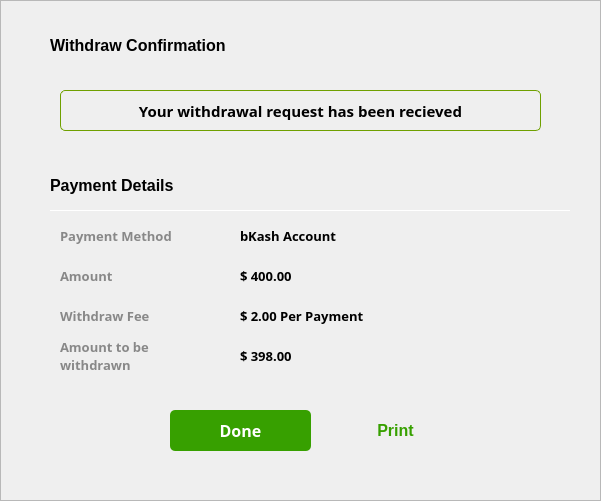
     <widget class="QFrame" name="frame_payment_3">
      <property name="geometry">
       <rect>
        <x>1071</x>
        <y>100</y>
        <width>601</width>
        <height>501</height>
       </rect>
      </property>
      <property name="frameShape">
       <enum>QFrame::StyledPanel</enum>
      </property>
      <property name="frameShadow">
       <enum>QFrame::Raised</enum>
      </property>
      <widget class="QLabel" name="label_withdraw_confirm">
       <property name="geometry">
        <rect>
         <x>50</x>
         <y>30</y>
         <width>261</width>
         <height>31</height>
        </rect>
       </property>
       <property name="font">
        <font>
         <family>Segoe UI</family>
         <pointsize>12</pointsize>
         <weight>75</weight>
         <bold>true</bold>
        </font>
       </property>
       <property name="focusPolicy">
        <enum>Qt::NoFocus</enum>
       </property>
       <property name="styleSheet">
        <string notr="true">background:none;
border:none;
border-radius: none;</string>
       </property>
       <property name="text">
        <string>Withdraw Confirmation</string>
       </property>
       <property name="alignment">
        <set>Qt::AlignLeading|Qt::AlignLeft|Qt::AlignVCenter</set>
       </property>
      </widget>
      <widget class="QLabel" name="label_wallet_payment_method_3">
       <property name="geometry">
        <rect>
         <x>60</x>
         <y>220</y>
         <width>111</width>
         <height>31</height>
        </rect>
       </property>
       <property name="font">
        <font>
         <family>Segoe UI Semibold</family>
         <pointsize>10</pointsize>
         <weight>75</weight>
         <bold>true</bold>
        </font>
       </property>
       <property name="focusPolicy">
        <enum>Qt::NoFocus</enum>
       </property>
       <property name="styleSheet">
        <string notr="true">background:none;
border:none;
color:#888888;
border-radius: none;</string>
       </property>
       <property name="text">
        <string>Payment Method</string>
       </property>
       <property name="alignment">
        <set>Qt::AlignLeading|Qt::AlignLeft|Qt::AlignVCenter</set>
       </property>
      </widget>
      <widget class="QLabel" name="label_wallet_amount_2">
       <property name="geometry">
        <rect>
         <x>60</x>
         <y>260</y>
         <width>111</width>
         <height>31</height>
        </rect>
       </property>
       <property name="font">
        <font>
         <family>Segoe UI Semibold</family>
         <pointsize>10</pointsize>
         <weight>75</weight>
         <bold>true</bold>
        </font>
       </property>
       <property name="focusPolicy">
        <enum>Qt::NoFocus</enum>
       </property>
       <property name="styleSheet">
        <string notr="true">background:none;
border:none;
color:#888888;
border-radius: none;</string>
       </property>
       <property name="text">
        <string>Amount</string>
       </property>
       <property name="alignment">
        <set>Qt::AlignLeading|Qt::AlignLeft|Qt::AlignVCenter</set>
       </property>
      </widget>
      <widget class="QLabel" name="label_wallet_payment_method_4">
       <property name="geometry">
        <rect>
         <x>240</x>
         <y>220</y>
         <width>251</width>
         <height>31</height>
        </rect>
       </property>
       <property name="font">
        <font>
         <family>Segoe UI Semibold</family>
         <pointsize>10</pointsize>
         <weight>75</weight>
         <bold>true</bold>
        </font>
       </property>
       <property name="focusPolicy">
        <enum>Qt::NoFocus</enum>
       </property>
       <property name="styleSheet">
        <string notr="true">background:none;
border:none;
border-radius: none;</string>
       </property>
       <property name="text">
        <string>bKash Account</string>
       </property>
       <property name="alignment">
        <set>Qt::AlignLeading|Qt::AlignLeft|Qt::AlignVCenter</set>
       </property>
      </widget>
      <widget class="QLabel" name="label_wallet_withdraw_fee_2">
       <property name="geometry">
        <rect>
         <x>60</x>
         <y>300</y>
         <width>111</width>
         <height>31</height>
        </rect>
       </property>
       <property name="font">
        <font>
         <family>Segoe UI Semibold</family>
         <pointsize>10</pointsize>
         <weight>75</weight>
         <bold>true</bold>
        </font>
       </property>
       <property name="focusPolicy">
        <enum>Qt::NoFocus</enum>
       </property>
       <property name="styleSheet">
        <string notr="true">background:none;
border:none;
color:#888888;
border-radius: none;</string>
       </property>
       <property name="text">
        <string>Withdraw Fee</string>
       </property>
       <property name="alignment">
        <set>Qt::AlignLeading|Qt::AlignLeft|Qt::AlignVCenter</set>
       </property>
      </widget>
      <widget class="QLabel" name="label_wallet_fee_2">
       <property name="geometry">
        <rect>
         <x>240</x>
         <y>300</y>
         <width>251</width>
         <height>31</height>
        </rect>
       </property>
       <property name="font">
        <font>
         <family>Segoe UI Semibold</family>
         <pointsize>10</pointsize>
         <weight>75</weight>
         <bold>true</bold>
        </font>
       </property>
       <property name="focusPolicy">
        <enum>Qt::NoFocus</enum>
       </property>
       <property name="styleSheet">
        <string notr="true">background:none;
border:none;
border-radius: none;</string>
       </property>
       <property name="text">
        <string>$ 2.00 Per Payment</string>
       </property>
       <property name="alignment">
        <set>Qt::AlignLeading|Qt::AlignLeft|Qt::AlignVCenter</set>
       </property>
      </widget>
      <widget class="QLabel" name="label_wallet_atbw">
       <property name="geometry">
        <rect>
         <x>60</x>
         <y>340</y>
         <width>161</width>
         <height>31</height>
        </rect>
       </property>
       <property name="font">
        <font>
         <family>Segoe UI Semibold</family>
         <pointsize>10</pointsize>
         <weight>75</weight>
         <bold>true</bold>
        </font>
       </property>
       <property name="focusPolicy">
        <enum>Qt::NoFocus</enum>
       </property>
       <property name="styleSheet">
        <string notr="true">background:none;
border:none;
color:#888888;
border-radius: none;</string>
       </property>
       <property name="text">
        <string>Amount to be withdrawn</string>
       </property>
       <property name="alignment">
        <set>Qt::AlignLeading|Qt::AlignLeft|Qt::AlignVCenter</set>
       </property>
       <property name="wordWrap">
        <bool>true</bool>
       </property>
      </widget>
      <widget class="QPushButton" name="pushButton_done">
       <property name="geometry">
        <rect>
         <x>170</x>
         <y>410</y>
         <width>141</width>
         <height>41</height>
        </rect>
       </property>
       <property name="font">
        <font>
         <family>Segoe UI Semibold</family>
         <pointsize>12</pointsize>
         <weight>75</weight>
         <bold>true</bold>
        </font>
       </property>
       <property name="cursor">
        <cursorShape>PointingHandCursor</cursorShape>
       </property>
       <property name="focusPolicy">
        <enum>Qt::NoFocus</enum>
       </property>
       <property name="styleSheet">
        <string notr="true">*{
background:#37a000;
color:white;
border-radius: 5px;
}
:hover{
background: #2f8700;
}</string>
       </property>
       <property name="text">
        <string>Done</string>
       </property>
      </widget>
      <widget class="QPushButton" name="pushButton_print">
       <property name="geometry">
        <rect>
         <x>330</x>
         <y>410</y>
         <width>131</width>
         <height>41</height>
        </rect>
       </property>
       <property name="font">
        <font>
         <family>Segoe UI</family>
         <pointsize>12</pointsize>
         <weight>75</weight>
         <bold>true</bold>
        </font>
       </property>
       <property name="cursor">
        <cursorShape>PointingHandCursor</cursorShape>
       </property>
       <property name="focusPolicy">
        <enum>Qt::NoFocus</enum>
       </property>
       <property name="styleSheet">
        <string notr="true">*{
color:#37a000;
border:none;
}
:hover{
border-radius:none;
color:#2f8700;
}</string>
       </property>
       <property name="text">
        <string>Print</string>
       </property>
      </widget>
      <widget class="QLabel" name="label_payment_details">
       <property name="geometry">
        <rect>
         <x>50</x>
         <y>170</y>
         <width>261</width>
         <height>31</height>
        </rect>
       </property>
       <property name="font">
        <font>
         <family>Segoe UI</family>
         <pointsize>12</pointsize>
         <weight>75</weight>
         <bold>true</bold>
        </font>
       </property>
       <property name="focusPolicy">
        <enum>Qt::NoFocus</enum>
       </property>
       <property name="styleSheet">
        <string notr="true">background:none;
border:none;
border-radius: none;</string>
       </property>
       <property name="text">
        <string>Payment Details</string>
       </property>
       <property name="alignment">
        <set>Qt::AlignLeading|Qt::AlignLeft|Qt::AlignVCenter</set>
       </property>
      </widget>
      <widget class="Line" name="line_3">
       <property name="geometry">
        <rect>
         <x>50</x>
         <y>210</y>
         <width>521</width>
         <height>1</height>
        </rect>
       </property>
       <property name="orientation">
        <enum>Qt::Horizontal</enum>
       </property>
      </widget>
      <widget class="QLabel" name="label_wallet_amount_4">
       <property name="geometry">
        <rect>
         <x>240</x>
         <y>260</y>
         <width>251</width>
         <height>31</height>
        </rect>
       </property>
       <property name="font">
        <font>
         <family>Segoe UI Semibold</family>
         <pointsize>10</pointsize>
         <weight>75</weight>
         <bold>true</bold>
        </font>
       </property>
       <property name="focusPolicy">
        <enum>Qt::NoFocus</enum>
       </property>
       <property name="styleSheet">
        <string notr="true">background:none;
border:none;
border-radius: none;</string>
       </property>
       <property name="text">
        <string>$ 400.00</string>
       </property>
       <property name="alignment">
        <set>Qt::AlignLeading|Qt::AlignLeft|Qt::AlignVCenter</set>
       </property>
      </widget>
      <widget class="QLabel" name="label_wallet_atbw_2">
       <property name="geometry">
        <rect>
         <x>240</x>
         <y>340</y>
         <width>251</width>
         <height>31</height>
        </rect>
       </property>
       <property name="font">
        <font>
         <family>Segoe UI Semibold</family>
         <pointsize>10</pointsize>
         <weight>75</weight>
         <bold>true</bold>
        </font>
       </property>
       <property name="focusPolicy">
        <enum>Qt::NoFocus</enum>
       </property>
       <property name="styleSheet">
        <string notr="true">background:none;
border:none;
border-radius: none;</string>
       </property>
       <property name="text">
        <string>$ 398.00</string>
       </property>
       <property name="alignment">
        <set>Qt::AlignLeading|Qt::AlignLeft|Qt::AlignVCenter</set>
       </property>
      </widget>
      <widget class="QLabel" name="label_wallet_request_recieved">
       <property name="geometry">
        <rect>
         <x>60</x>
         <y>90</y>
         <width>481</width>
         <height>41</height>
        </rect>
       </property>
       <property name="font">
        <font>
         <family>Segoe UI Semibold</family>
         <pointsize>11</pointsize>
         <weight>75</weight>
         <bold>true</bold>
        </font>
       </property>
       <property name="focusPolicy">
        <enum>Qt::NoFocus</enum>
       </property>
       <property name="styleSheet">
        <string notr="true">background:none;
border:none;
border-radius: 5px;
border:1px solid #6fa000;</string>
       </property>
       <property name="text">
        <string>Your withdrawal request has been recieved</string>
       </property>
       <property name="alignment">
        <set>Qt::AlignCenter</set>
       </property>
      </widget>
      <widget class="QLabel" name="label_5">
       <property name="geometry">
        <rect>
         <x>80</x>
         <y>98</y>
         <width>25</width>
         <height>25</height>
        </rect>
       </property>
       <property name="styleSheet">
        <string notr="true">background:none;
border:none;
</string>
       </property>
       <property name="text">
        <string/>
       </property>
       <property name="pixmap">
        <pixmap resource="Resources.qrc">:/imgs/tick.png</pixmap>
       </property>
       <property name="scaledContents">
        <bool>true</bool>
       </property>
      </widget>
     </widget>
